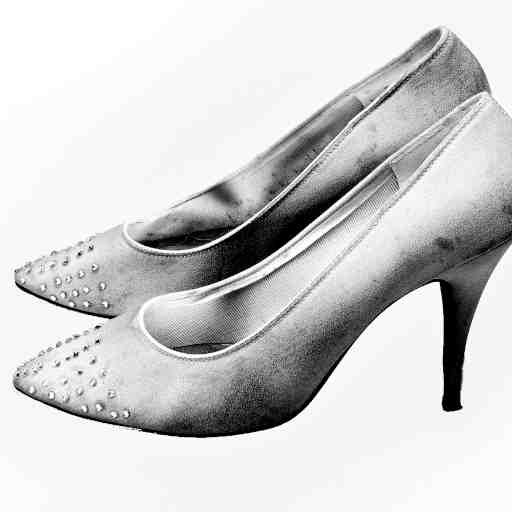
#> input picture toys/python/2d/images_as_values/images/shoes.jpg, 512 x 512 px
$ python lab2.py
#> lines starting #> are read from the running program, lines starting #| are printed output that depends on the picture
import numpy as np
import matplotlib.pyplot as plt
from scipy.signal import convolve2d
from scipy.ndimage import gaussian_filter
from PIL import Image


# --------------------------------------------------------
# Utility Functions
# --------------------------------------------------------

def load_image(filename):
    img = Image.open(filename).convert('L')
    img = np.array(img, dtype=np.float64)

    h, w = img.shape
    N = min(h, w)
    img = img[:N, :N]

    return img


def rotational_average(power):

    N = power.shape[0]

    y, x = np.indices((N, N))
    center = N // 2

    r = np.sqrt((x-center)**2 + (y-center)**2).astype(np.int32)

    tbin = np.bincount(r.ravel(), power.ravel())
    nr = np.bincount(r.ravel())

    profile = tbin / nr

    return profile[:N//2+1]


def power_spectrum(im):

    N = im.shape[0]

    imf = np.fft.fftshift(np.fft.fft2(im))
    power = np.abs(imf)**2

    return imf, power


# --------------------------------------------------------
# Figure 1
# Images + Power Spectra + Rotational Average
# --------------------------------------------------------

images = ["../images/shoes.jpg",
          "../images/pen.jpg",
          "../images/noise.jpg"]

fig, axes = plt.subplots(3, 3, figsize=(14,12))

for row, file in enumerate(images):

    im = load_image(file)
    N = im.shape[0]
#> N = 512

    imf, power = power_spectrum(im)

    f = np.arange(-N//2, N//2)
#> f = 512 values from -256 to 255

    Pf = rotational_average(power)
#> in rotational_average, `tbin = np.bincount(r.ravel(), power.ravel())`: tbin = 363 values, max 2.95e+15 at index 0, min 3090564 at index 362, mean 8.97e+12
#> in rotational_average, `profile = tbin / nr`: profile = 363 values, max 2.95e+15 at index 0, min 1138962.6 at index 346, mean 8.18e+12
#> Pf = 257 values, max 2.95e+15 at index 0, min 10893671.5 at index 256, mean 1.16e+13

    axes[row,0].imshow(im,cmap='gray')
    axes[row,0].set_title(file)
    axes[row,0].axis('off')

    axes[row,1].imshow(np.log10(power+1),
                       cmap='viridis',
                       extent=[f[0],f[-1],f[0],f[-1]],
                       origin='lower')
    axes[row,1].set_title("Log Power Spectrum")

    axes[row,2].loglog(Pf[1:])
    axes[row,2].grid(True)
    axes[row,2].set_title("Rotational Average")
    axes[row,2].set_xlabel("Frequency")
    axes[row,2].set_ylabel("Power")

plt.tight_layout()


# --------------------------------------------------------
# Whitening
# --------------------------------------------------------

img = load_image("../images/shoes.jpg")
N = img.shape[0]

imf, power = power_spectrum(img)

f = np.arange(-N//2, N//2)

fx, fy = np.meshgrid(f, f)

rho = np.sqrt(fx**2 + fy**2)

filtf = rho*np.exp(-0.5*(rho/(0.7*N/2))**2)

imwf = filtf*imf

imw = np.real(np.fft.ifft2(np.fft.ifftshift(imwf)))


# --------------------------------------------------------
# Contrast Normalization
# --------------------------------------------------------

D = 16

local_var = gaussian_filter(imw**2,
                            sigma=D/2)
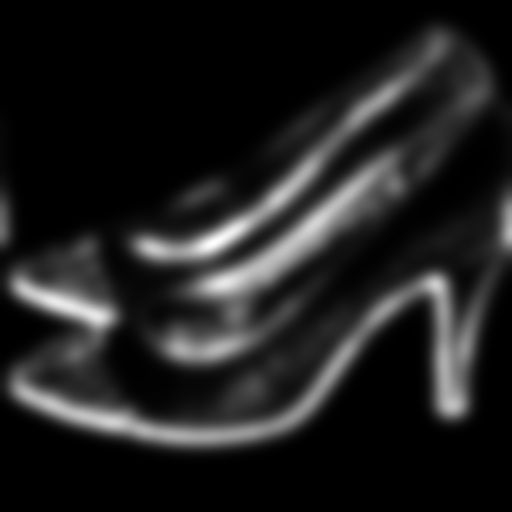
#> local_var: shape (512, 512) float64; min 805.1, max 16262745.5, mean 2034035.4; drawn with min black and max white

imn = imw/np.sqrt(local_var+1e-8)
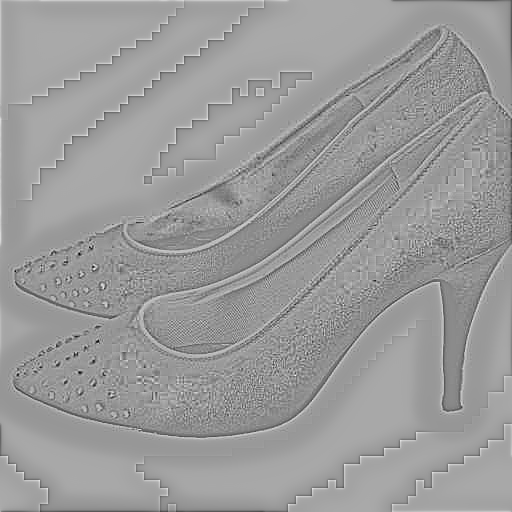
#> imn: shape (512, 512) float64; min -7.03, max 5.05, mean 0.316; drawn with min black and max white


# --------------------------------------------------------
# Figure 2
# Whitening Results
# --------------------------------------------------------

fig, ax = plt.subplots(1,4,figsize=(18,5))

ax[0].imshow(filtf,cmap='viridis')
ax[0].set_title("Whitening Filter")
ax[0].axis('off')

ax[1].imshow(imw,cmap='gray')
ax[1].set_title("Whitened Image")
ax[1].axis('off')

ax[2].imshow(imn,cmap='gray')
ax[2].set_title("Contrast Normalized")
ax[2].axis('off')

Pwf = rotational_average(np.abs(imwf)**2)
#> Pwf = 257 values, max 2.09e+13 at index 3, min 0 at index 0, mean 1.76e+12

ax[3].loglog(Pwf[1:])
ax[3].grid(True)
ax[3].set_title("Whitened Spectrum")

plt.tight_layout()


# --------------------------------------------------------
# Random Receptive Field
# --------------------------------------------------------

w = np.random.randn(D,D)

w -= np.mean(w)
w /= np.sqrt(np.sum(w**2))

response = convolve2d(imn,
                      w,
                      mode='same')
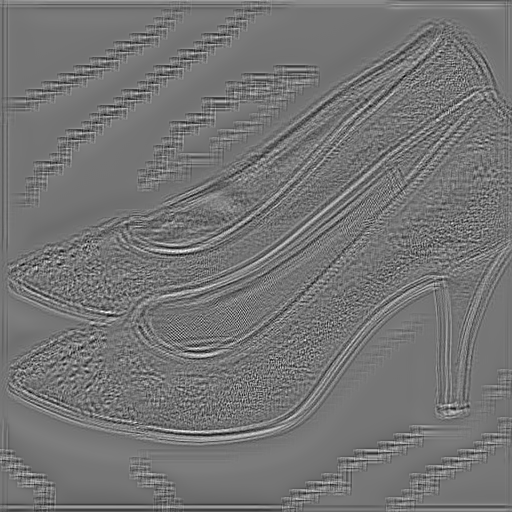
#> response: shape (512, 512) float64; min -4.03, max 4.74, mean -0.00356; drawn with min black and max white

mu = response.mean()
#> mu = -0.00356
sigma = response.std()
#> sigma = 0.695

hist, bins = np.histogram(response,
                          bins=250,
                          density=True)
#> hist = 250 values, max 2.29 at index 114, min 0 at index 1, mean 0.114; bins = 251 values from -4.03 to 4.74

centers = (bins[:-1]+bins[1:])/2
#> centers = 250 values from -4.01 to 4.72

gaussian = (1/(sigma*np.sqrt(2*np.pi))
            *np.exp(-(centers-mu)**2/(2*sigma**2)))
#> gaussian = 250 values, max 0.574 at index 114, min 5.21e-11 at index 249, mean 0.114


# --------------------------------------------------------
# Figure 3
# Random RF
# --------------------------------------------------------

fig, ax = plt.subplots(1,2,figsize=(12,5))

ax[0].imshow(w,cmap='gray')
ax[0].set_title("Random Receptive Field")

ax[1].semilogy(centers,
               hist,
               label="Response")

ax[1].semilogy(centers,
               gaussian,
               'k--',
               label="Gaussian")

ax[1].legend()
ax[1].set_title("Random RF Histogram")
ax[1].set_xlabel("Response")
ax[1].set_ylabel("Probability")

plt.tight_layout()


# --------------------------------------------------------
# Gabor Filter
# --------------------------------------------------------

x = np.arange(-D//2,D//2)
y = np.arange(-D//2,D//2)

X,Y = np.meshgrid(x,y)

sigma_x = 2
sigma_y = 2
fx = 0.25

g = np.exp(
        -0.5*((X/sigma_x)**2 +
              (Y/sigma_y)**2)
    ) * np.sin(2*np.pi*fx*X)

g /= np.sqrt(np.sum(g**2))

response = convolve2d(imn,
                      g,
                      mode='same')
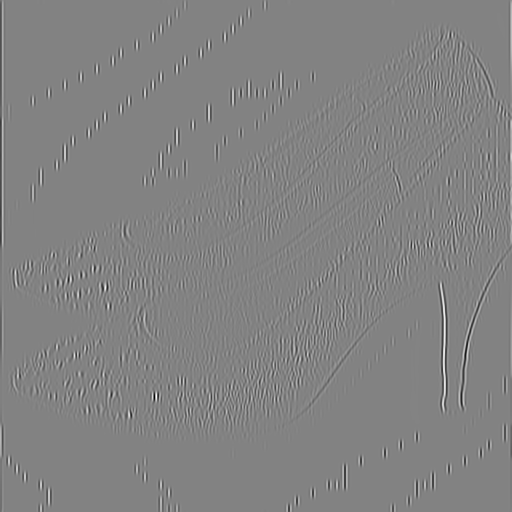
#> response: shape (512, 512) float64; min -9.52, max 9.06, mean -3.63e-05; drawn with min black and max white

mu = response.mean()
#> mu = -3.63e-05
sigma = response.std()
#> sigma = 0.846

hist,bins = np.histogram(response,
                         bins=250,
                         density=True)
#> hist = 250 values, max 5.46 at index 128, min 0 at index 1, mean 0.0538; bins = 251 values from -9.52 to 9.06

centers = (bins[:-1]+bins[1:])/2
#> centers = 250 values from -9.49 to 9.02

gaussian = (1/(sigma*np.sqrt(2*np.pi))
            *np.exp(-(centers-mu)**2/(2*sigma**2)))
#> gaussian = 250 values, max 0.471 at index 128, min 2.44e-28 at index 0, mean 0.0538


# --------------------------------------------------------
# Figure 4
# Sparse Gabor
# --------------------------------------------------------

fig, ax = plt.subplots(1,2,figsize=(12,5))

ax[0].imshow(g,cmap='gray')
ax[0].set_title("Sparse Gabor")

ax[1].semilogy(centers,
               hist,
               label="Response")

ax[1].semilogy(centers,
               gaussian,
               'k--',
               label="Gaussian")

ax[1].legend()
ax[1].set_title("Sparse Histogram")
ax[1].set_xlabel("Response")

plt.tight_layout()


# --------------------------------------------------------
# Least Sparse Gabor
# --------------------------------------------------------

sigma_x = 8
sigma_y = 8
fx = 0.05

g2 = np.exp(
        -0.5*((X/sigma_x)**2 +
              (Y/sigma_y)**2)
    ) * np.sin(2*np.pi*fx*X)

g2 /= np.sqrt(np.sum(g2**2))

response = convolve2d(imn,
                      g2,
                      mode='same')
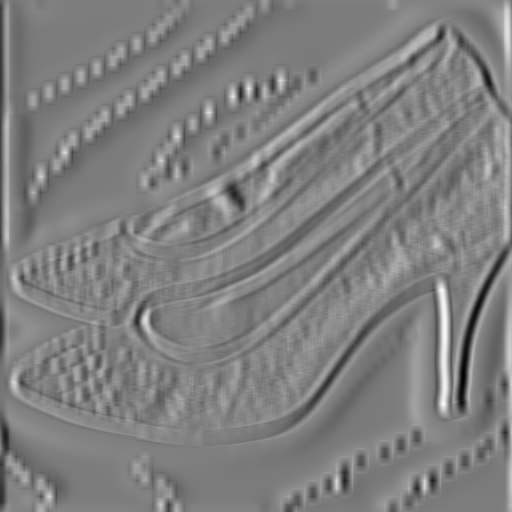
#> response: shape (512, 512) float64; min -12.05, max 11.69, mean -0.131; drawn with min black and max white

mu = response.mean()
#> mu = -0.131
sigma = response.std()
#> sigma = 1.76

hist,bins = np.histogram(response,
                         bins=250,
                         density=True)
#> hist = 250 values, max 0.595 at index 121, min 0 at index 245, mean 0.0421; bins = 251 values from -12.05 to 11.69

centers = (bins[:-1]+bins[1:])/2
#> centers = 250 values from -12.01 to 11.65

gaussian = (1/(sigma*np.sqrt(2*np.pi))
            *np.exp(-(centers-mu)**2/(2*sigma**2)))
#> gaussian = 250 values, max 0.226 at index 125, min 3.24e-11 at index 0, mean 0.0421


# --------------------------------------------------------
# Figure 5
# Least Sparse Gabor
# --------------------------------------------------------

fig, ax = plt.subplots(1,2,figsize=(12,5))

ax[0].imshow(g2,cmap='gray')
ax[0].set_title("Least Sparse Gabor")

ax[1].semilogy(centers,
               hist,
               label="Response")

ax[1].semilogy(centers,
               gaussian,
               'k--',
               label="Gaussian")

ax[1].legend()
ax[1].set_title("Least Sparse Histogram")
ax[1].set_xlabel("Response")

plt.tight_layout()

plt.show()
#> figure, not shown here; panel 3: curve peaks at x = 0, y = 1.16e+13; panel 6: curve peaks at x = 0, y = 7.23e+12; panel 9: curve peaks at x = 0, y = 6.07e+09
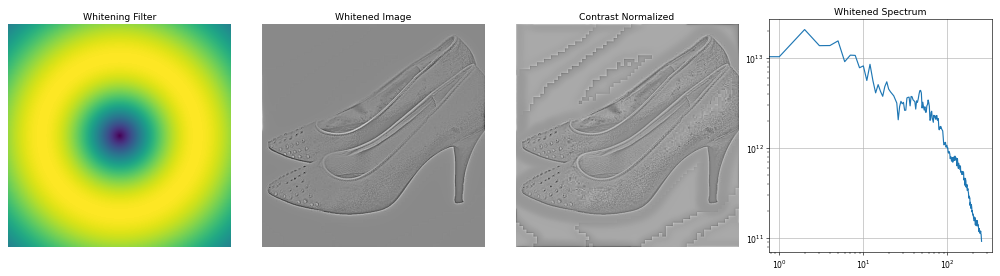
#> figure drawn by matplotlib, 4 panels; panel 4: curve peaks at x = 2, y = 2.09e+13
#> figure, not shown here; panel 2: curve peaks at x = -0.0127, y = 2.29; panel 2: curve peaks at x = -0.0127, y = 0.574
#> figure, not shown here; panel 2: curve peaks at x = 0.0282, y = 5.46; panel 2: curve peaks at x = 0.0282, y = 0.471
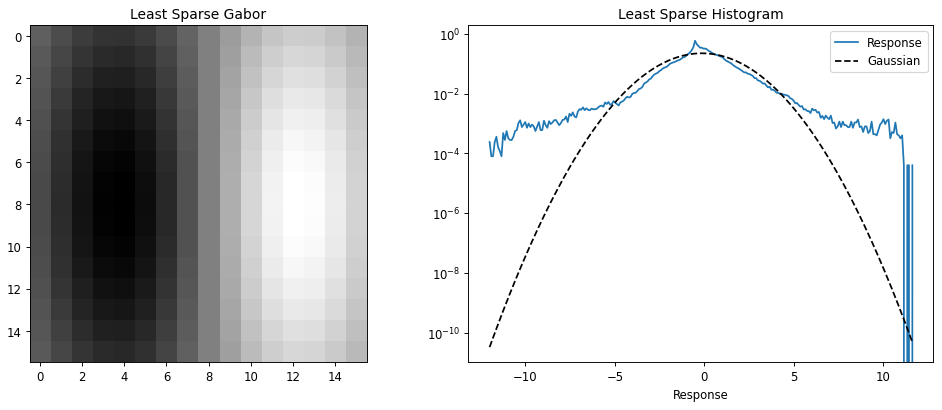
#> figure drawn by matplotlib, 2 panels; panel 2: curve peaks at x = -0.512, y = 0.595; panel 2: curve peaks at x = -0.133, y = 0.226
